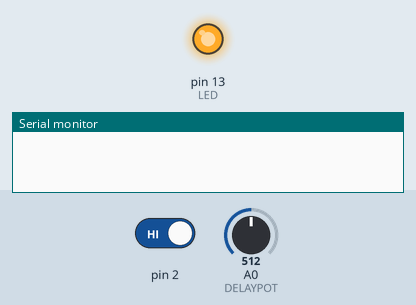
Recording of a sketch running on a simulated Arduino Uno, built with avr-gcc and run on an emulated ATmega328P. Parts: output pins drawn as LEDs (lit = HIGH), the last lines printed to the serial monitor. The inputs (shaded band) are chosen by the test bench; at power-on: pin 2 HIGH, A0 (DELAYPOT) = 512. Pins used as bus, display or sensor lines are not drawn.

Above: at 0.01 s.
At 2.2 s:
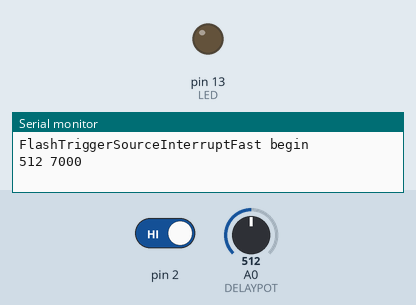
2.3 s: pin 2 driven LOW
Timing chart, 0 to 11.8 s (numbered marks = the images above; inputs shaded):
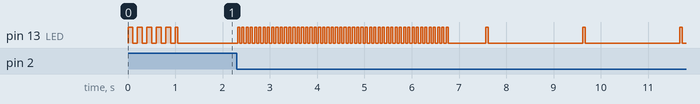

The sketch:

FlashTriggerDelay.ino
```cpp
#define LED          13
#define TRIGGEROUT   8
#define DELAYPOT     A0

#define DELAYRANGE0  0
#define DELAYRANGE1  256
#define DELAYRANGE2  512
#define DELAYRANGE3  768
#define DELAYRANGE4  1024

#define DELAY01      5000
#define DELAY12      7000
#define DELAY23      9000
#define DELAY34      11000

uint16_t triggerDelay;

uint32_t ledTimeout;
#define  LEDBLINKINTERVAL 2000

void setup()
{
  Serial.begin(115200);
  pinMode(LED, OUTPUT);
  pinMode(TRIGGEROUT, OUTPUT);
  pinMode(TRIGGEROUT, OUTPUT);
  pinMode(DELAYPOT,    INPUT);

  for (int i = 0; i < 5; i++) {
    digitalWrite(LED, HIGH); // indicate operation
    delay(100);
    digitalWrite(LED, LOW);
    delay(100);
  }
  digitalWrite(TRIGGEROUT, LOW);

  attachInterrupt(0, triggerHandler, FALLING); // int 0 in D2
  ledTimeout = 0;
  triggerDelay = DELAY23;
  Serial.println("FlashTriggerSourceInterruptFast begin");
}

void loop()
{
  if (millis() > ledTimeout) {
    uint16_t adc;
    digitalWrite(LED, HIGH); // indicate operation
    delay(50);
    digitalWrite(LED, LOW);

    adc = analogRead(DELAYPOT);

    if (adc > DELAYRANGE2) {
      if (adc > DELAYRANGE3) {
        triggerDelay = DELAY34;
      }
      else {
        triggerDelay = DELAY23;
      }
    }
    else {
      if (adc > DELAYRANGE1) {
        triggerDelay = DELAY12;
      }
      else {
        triggerDelay = DELAY01;
      }
    }
    Serial.print(adc);
    Serial.print(" ");
    Serial.println(triggerDelay);
    ledTimeout = millis() + LEDBLINKINTERVAL;
  }
}


// from http://www.arduino.cc/en/Reference/PortManipulation
void triggerHandler()
{
  delayMicroseconds(triggerDelay);
  PORTB = B00000001; // port B bit 0 is D8
    delayMicroseconds(10000); // can't use delay() in interrupts
  PORTB = B00000000;

  // grossly violating the most sacred rule of interrupt handlers, be fast.
  for (int i = 0; i < 50; i++) {
    digitalWrite(LED, HIGH);  // indicate trigger happened
    delayMicroseconds(15000); // can't use delay() in interrupts
    delayMicroseconds(15000); // can't set delayMicroseconds to greater than 16000
    delayMicroseconds(15000); // need multiples to see the led
    digitalWrite(LED, LOW);
    delayMicroseconds(15000);
    delayMicroseconds(15000);
    delayMicroseconds(15000);
  }
  digitalWrite(TRIGGEROUT, LOW);
}
```
